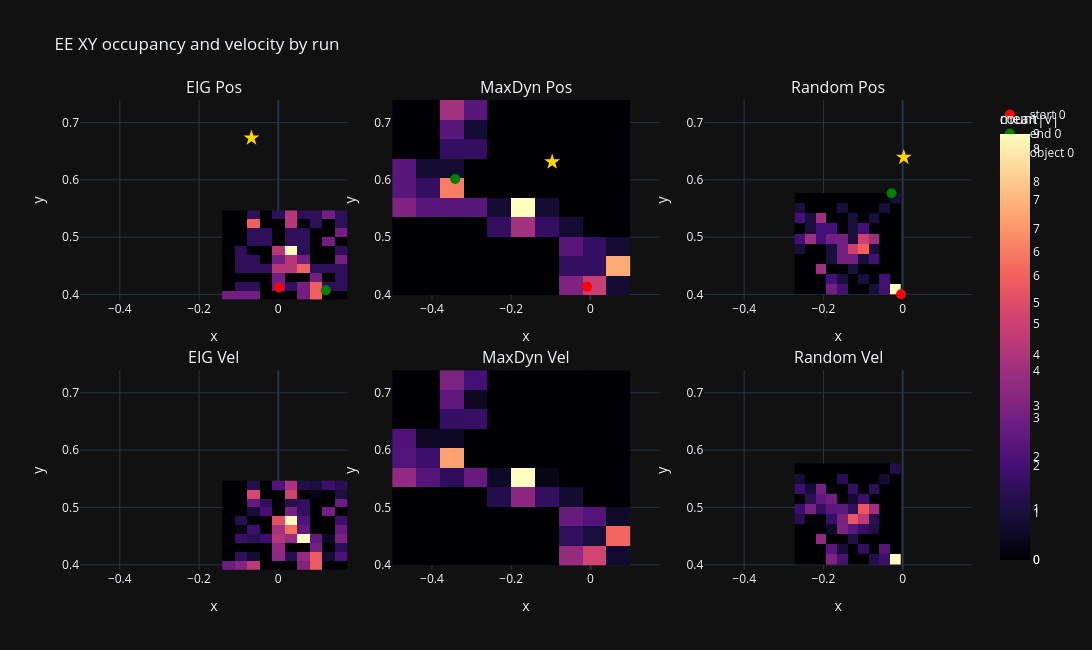

Write notebook code for a chart like this one.
### Code cell
PROJECT_ROOT = Path("/home/ayush/Desktop/tutorials/rl_latent/E2C/")
eig_path = 'runs/coffee/coffee_eig_0'
maxdyn_path = 'runs/coffee/coffee_maxdyn_0'
rand_path = 'runs/coffee/coffee_random_0'

paths = [eig_path, maxdyn_path, rand_path]
titles = ['EIG Pos', 'MaxDyn Pos', 'Random Pos', 'EIG Vel', 'MaxDyn Vel', 'Random Vel']

# Load all states to calculate global limits
states = [torch.load(PROJECT_ROOT / path / 'eval_saved_state.pt') for path in paths]

# states: list of 3 tensors/arrays; cols: [x, y, z, gripper, x_obj, y_obj, z_obj, reward, xdot, ydot, zdot, gripper_vel]
states_np = [s.cpu().numpy() if hasattr(s, "cpu") else np.asarray(s) for s in states]

bins = 10
min_count = 3  # for arrows if you add them later

def hist2d_with_velocity(arr, bins):
    x, y = arr[:, 0], arr[:, 1]
    vx, vy, vz = arr[:, 8], arr[:, 9], arr[:, 10]
    vel = np.linalg.norm((vx, vy, vz), axis=0)
    occ_pos, xedges, yedges = np.histogram2d(x, y, bins=bins)
    occ_vel, _, _ = np.histogram2d(x, y, bins=bins, weights=vel)
    
    # vx_sum, _, _ = np.histogram2d(x, y, bins=[xedges, yedges], weights=vx)
    # vy_sum, _, _ = np.histogram2d(x, y, bins=[xedges, yedges], weights=vy)
    # vz_sum, _, _ = np.histogram2d(x, y, bins=[xedges, yedges], weights=vz)
    # speed_sum, _, _ = np.histogram2d(x, y, bins=[xedges, yedges],
    #                                  weights=np.linalg.norm((vx, vy, vz), axis=0))
    # mean_vx = np.divide(vx_sum, occ, out=np.zeros_like(vx_sum), where=occ > 0)
    # mean_vy = np.divide(vy_sum, occ, out=np.zeros_like(vy_sum), where=occ > 0)
    # mean_speed = np.divide(speed_sum, occ, out=np.zeros_like(speed_sum), where=occ > 0)
    # bin centers (use these for Heatmap)
    xc = 0.5 * (xedges[:-1] + xedges[1:])
    yc = 0.5 * (yedges[:-1] + yedges[1:])
    return occ_pos, occ_vel, xc, yc

# Compute global axis limits so columns align visually
x_min = min(arr[:, 0].min() for arr in states_np)
x_max = max(arr[:, 0].max() for arr in states_np)
y_min = min(arr[:, 1].min() for arr in states_np)
y_max = max(arr[:, 1].max() for arr in states_np)

fig = make_subplots(rows=2, cols=3, subplot_titles=titles,
                    horizontal_spacing=0.05, vertical_spacing=0.15)

for col, arr in enumerate(states_np, start=1):
    occ_pos, occ_vel, xc, yc = hist2d_with_velocity(arr, bins)

    # Heatmaps: use centers for x/y
    fig.add_trace(
        go.Heatmap(x=xc, y=yc, z=occ_pos.T, colorscale="Magma",
                   colorbar=dict(title="count"), showscale=(col == 3)),
        row=1, col=col
    )
    fig.add_trace(
        go.Heatmap(x=xc, y=yc, z=occ_vel.T, colorscale="Magma",
                   colorbar=dict(title="mean|v|"), showscale=(col == 3)),
        row=2, col=col
    )

    # Top-row markers: start (red circle), end (green circle), object (contrast star)
    start_x, start_y = arr[0, 0], arr[0, 1]
    end_x, end_y = arr[-1, 0], arr[-1, 1]
    obj_x, obj_y = arr[0, 4], arr[0, 5]

    fig.add_trace(
        go.Scatter(x=[start_x], y=[start_y], mode="markers",
                   marker=dict(size=10, color="red", symbol="circle"),
                   name=f"start {col-1}", showlegend=(col == 1)),
        row=1, col=col
    )
    fig.add_trace(
        go.Scatter(x=[end_x], y=[end_y], mode="markers",
                   marker=dict(size=10, color="green", symbol="circle"),
                   name=f"end {col-1}", showlegend=(col == 1)),
        row=1, col=col
    )
    fig.add_trace(
        go.Scatter(x=[obj_x], y=[obj_y], mode="markers",
                   marker=dict(size=12, color="#FFD700", symbol="star"),
                   name=f"object {col-1}", showlegend=(col == 1)),
        row=1, col=col
    )

# Axis labels and unified ranges
for c in range(1, 4):
    fig.update_xaxes(title_text="x", range=[x_min, x_max], row=1, col=c)
    fig.update_yaxes(title_text="y", range=[y_min, y_max], row=1, col=c)
    fig.update_xaxes(title_text="x", range=[x_min, x_max], row=2, col=c)
    fig.update_yaxes(title_text="y", range=[y_min, y_max], row=2, col=c)

fig.update_layout(height=650, width=1150,
                  title_text="EE XY occupancy and velocity by run",
                  template="plotly_dark")
fig.show()

### Figure 1 — Plotly figure (JSON) as saved in the notebook; plotly's stock layout.template omitted (floating-point values rounded to 4 significant figures)
{"data": [{"colorbar": {"title": {"text": "count"}}, "colorscale": [[0, "#000004"], [0.1111, "#180f3d"], [0.2222, "#440f76"], [0.3333, "#721f81"], [0.4444, "#9e2f7f"], [0.5556, "#cd4071"], [0.6667, "#f1605d"], [0.7778, "#fd9668"], [0.8889, "#feca8d"], [1, "#fcfdbf"]], "showscale": false, "type": "heatmap", "x": [-0.1257, -0.09407, -0.06242, -0.03078, 0.0008704, 0.03252, 0.06416, 0.09581, 0.1275, 0.1591], "xaxis": "x", "y": [0.3987, 0.4143, 0.4298, 0.4454, 0.461, 0.4765, 0.4921, 0.5077, 0.5232, 0.5388], "yaxis": "y", "z": [[2.0, 2.0, 2.0, 0.0, 0.0, 0.0, 2.0, 4.0, 0.0, 0.0], [0.0, 1.0, 1.0, 0.0, 2.0, 1.0, 2.0, 4.0, 1.0, 1.0], [0.0, 0.0, 0.0, 0.0, 2.0, 0.0, 0.0, 2.0, 0.0, 1.0], [0.0, 1.0, 1.0, 1.0, 3.0, 3.0, 4.0, 1.0, 1.0, 1.0], [0.0, 1.0, 1.0, 0.0, 2.0, 3.0, 2.0, 0.0, 0.0, 2.0], [0.0, 1.0, 0.0, 0.0, 3.0, 6.0, 1.0, 0.0, 0.0, 1.0], [0.0, 0.0, 1.0, 1.0, 0.0, 1.0, 1.0, 0.0, 2.0, 0.0], [0.0, 0.0, 1.0, 1.0, 0.0, 1.0, 1.0, 0.0, 0.0, 2.0], [0.0, 0.0, 4.0, 0.0, 0.0, 3.0, 0.0, 1.0, 0.0, 1.0], [0.0, 0.0, 1.0, 0.0, 1.0, 3.0, 1.0, 1.0, 2.0, 1.0]]}, {"colorbar": {"title": {"text": "mean|v|"}}, "colorscale": [[0, "#000004"], [0.1111, "#180f3d"], [0.2222, "#440f76"], [0.3333, "#721f81"], [0.4444, "#9e2f7f"], [0.5556, "#cd4071"], [0.6667, "#f1605d"], [0.7778, "#fd9668"], [0.8889, "#feca8d"], [1, "#fcfdbf"]], "showscale": false, "type": "heatmap", "x": [-0.1257, -0.09407, -0.06242, -0.03078, 0.0008704, 0.03252, 0.06416, 0.09581, 0.1275, 0.1591], "xaxis": "x4", "y": [0.3987, 0.4143, 0.4298, 0.4454, 0.461, 0.4765, 0.4921, 0.5077, 0.5232, 0.5388], "yaxis": "y4", "z": [[5.46, 6.578, 8.927, 0.0, 0.0, 0.0, 6.404, 11.25, 0.0, 0.0], [0.0, 2.906, 1.596, 0.0, 6.978, 2.51, 7.151, 11.27, 1.615, 4.135], [0.0, 0.0, 0.0, 0.0, 7.17, 0.0, 0.0, 5.766, 0.0, 2.767], [0.0, 3.381, 2.671, 3.559, 8.567, 7.502, 17.34, 5.137, 1.088, 6.073], [0.0, 0.5257, 3.65, 0.0, 8.116, 12.2, 5.042, 0.0, 0.0, 5.354], [0.0, 2.435, 0.0, 0.0, 10.68, 17.22, 4.318, 0.0, 0.0, 3.515], [0.0, 0.0, 1.777, 4.014, 0.0, 5.877, 3.073, 0.0, 5.897, 0.0], [0.0, 0.0, 5.129, 3.035, 0.0, 2.635, 3.036, 0.0, 0.0, 5.584], [0.0, 0.0, 10.11, 0.0, 0.0, 9.796, 0.0, 0.5876, 0.0, 1.995], [0.0, 0.0, 2.417, 0.0, 4.451, 8.15, 2.246, 2.048, 3.486, 2.651]]}, {"marker": {"color": "red", "size": 10, "symbol": "circle"}, "mode": "markers", "name": "start 0", "showlegend": true, "type": "scatter", "x": [0.001851], "xaxis": "x", "y": [0.4123], "yaxis": "y"}, {"marker": {"color": "green", "size": 10, "symbol": "circle"}, "mode": "markers", "name": "end 0", "showlegend": true, "type": "scatter", "x": [0.1199], "xaxis": "x", "y": [0.4073], "yaxis": "y"}, {"marker": {"color": "#FFD700", "size": 12, "symbol": "star"}, "mode": "markers", "name": "object 0", "showlegend": true, "type": "scatter", "x": [-0.06776], "xaxis": "x", "y": [0.673], "yaxis": "y"}, {"colorbar": {"title": {"text": "count"}}, "colorscale": [[0, "#000004"], [0.1111, "#180f3d"], [0.2222, "#440f76"], [0.3333, "#721f81"], [0.4444, "#9e2f7f"], [0.5556, "#cd4071"], [0.6667, "#f1605d"], [0.7778, "#fd9668"], [0.8889, "#feca8d"], [1, "#fcfdbf"]], "showscale": false, "type": "heatmap", "x": [-0.4703, -0.4102, -0.35, -0.2898, -0.2297, -0.1695, -0.1094, -0.04921, 0.01095, 0.07111], "xaxis": "x2", "y": [0.4154, 0.4495, 0.4836, 0.5177, 0.5518, 0.5859, 0.62, 0.654, 0.6881, 0.7222], "yaxis": "y2", "z": [[0.0, 0.0, 0.0, 0.0, 0.0, 0.0, 0.0, 4.0, 6.0, 1.0], [0.0, 0.0, 0.0, 0.0, 0.0, 0.0, 0.0, 2.0, 2.0, 9.0], [0.0, 0.0, 0.0, 0.0, 0.0, 0.0, 0.0, 3.0, 2.0, 1.0], [0.0, 0.0, 0.0, 0.0, 2.0, 5.0, 2.0, 1.0, 0.0, 0.0], [4.0, 3.0, 3.0, 3.0, 1.0, 11.0, 1.0, 0.0, 0.0, 0.0], [3.0, 2.0, 8.0, 0.0, 0.0, 0.0, 0.0, 0.0, 0.0, 0.0], [3.0, 1.0, 1.0, 0.0, 0.0, 0.0, 0.0, 0.0, 0.0, 0.0], [0.0, 0.0, 2.0, 2.0, 0.0, 0.0, 0.0, 0.0, 0.0, 0.0], [0.0, 0.0, 3.0, 1.0, 0.0, 0.0, 0.0, 0.0, 0.0, 0.0], [0.0, 0.0, 5.0, 3.0, 0.0, 0.0, 0.0, 0.0, 0.0, 0.0]]}, {"colorbar": {"title": {"text": "mean|v|"}}, "colorscale": [[0, "#000004"], [0.1111, "#180f3d"], [0.2222, "#440f76"], [0.3333, "#721f81"], [0.4444, "#9e2f7f"], [0.5556, "#cd4071"], [0.6667, "#f1605d"], [0.7778, "#fd9668"], [0.8889, "#feca8d"], [1, "#fcfdbf"]], "showscale": false, "type": "heatmap", "x": [-0.4703, -0.4102, -0.35, -0.2898, -0.2297, -0.1695, -0.1094, -0.04921, 0.01095, 0.07111], "xaxis": "x5", "y": [0.4154, 0.4495, 0.4836, 0.5177, 0.5518, 0.5859, 0.62, 0.654, 0.6881, 0.7222], "yaxis": "y5", "z": [[0.0, 0.0, 0.0, 0.0, 0.0, 0.0, 0.0, 15.41, 21.08, 3.097], [0.0, 0.0, 0.0, 0.0, 0.0, 0.0, 0.0, 6.397, 4.047, 24.96], [0.0, 0.0, 0.0, 0.0, 0.0, 0.0, 0.0, 11.28, 9.439, 2.651], [0.0, 0.0, 0.0, 0.0, 5.133, 14.53, 6.535, 2.929, 0.0, 0.0], [15.18, 9.657, 6.081, 11.31, 2.591, 36.86, 1.279, 0.0, 0.0, 0.0], [9.268, 7.395, 29.65, 0.0, 0.0, 0.0, 0.0, 0.0, 0.0, 0.0], [9.058, 2.525, 2.204, 0.0, 0.0, 0.0, 0.0, 0.0, 0.0, 0.0], [0.0, 0.0, 6.744, 6.995, 0.0, 0.0, 0.0, 0.0, 0.0, 0.0], [0.0, 0.0, 10.59, 2.315, 0.0, 0.0, 0.0, 0.0, 0.0, 0.0], [0.0, 0.0, 13.24, 8.232, 0.0, 0.0, 0.0, 0.0, 0.0, 0.0]]}, {"marker": {"color": "red", "size": 10, "symbol": "circle"}, "mode": "markers", "name": "start 1", "showlegend": false, "type": "scatter", "x": [-0.008635], "xaxis": "x2", "y": [0.4138], "yaxis": "y2"}, {"marker": {"color": "green", "size": 10, "symbol": "circle"}, "mode": "markers", "name": "end 1", "showlegend": false, "type": "scatter", "x": [-0.3415], "xaxis": "x2", "y": [0.6014], "yaxis": "y2"}, {"marker": {"color": "#FFD700", "size": 12, "symbol": "star"}, "mode": "markers", "name": "object 1", "showlegend": false, "type": "scatter", "x": [-0.09668], "xaxis": "x2", "y": [0.6312], "yaxis": "y2"}, {"colorbar": {"title": {"text": "count"}}, "colorscale": [[0, "#000004"], [0.1111, "#180f3d"], [0.2222, "#440f76"], [0.3333, "#721f81"], [0.4444, "#9e2f7f"], [0.5556, "#cd4071"], [0.6667, "#f1605d"], [0.7778, "#fd9668"], [0.8889, "#feca8d"], [1, "#fcfdbf"]], "showscale": true, "type": "heatmap", "x": [-0.2591, -0.2323, -0.2054, -0.1786, -0.1518, -0.1249, -0.0981, -0.07126, -0.04443, -0.01759], "xaxis": "x3", "y": [0.4093, 0.4269, 0.4445, 0.4622, 0.4798, 0.4974, 0.5151, 0.5327, 0.5503, 0.5679], "yaxis": "y3", "z": [[0.0, 0.0, 0.0, 3.0, 2.0, 0.0, 0.0, 1.0, 2.0, 9.0], [0.0, 0.0, 0.0, 2.0, 1.0, 0.0, 1.0, 0.0, 2.0, 0.0], [0.0, 0.0, 4.0, 0.0, 0.0, 1.0, 0.0, 0.0, 0.0, 0.0], [0.0, 0.0, 0.0, 1.0, 3.0, 3.0, 1.0, 2.0, 0.0, 0.0], [1.0, 0.0, 0.0, 1.0, 3.0, 5.0, 6.0, 1.0, 0.0, 0.0], [2.0, 4.0, 2.0, 3.0, 3.0, 1.0, 5.0, 4.0, 0.0, 0.0], [0.0, 1.0, 2.0, 2.0, 0.0, 1.0, 2.0, 0.0, 0.0, 0.0], [2.0, 1.0, 4.0, 0.0, 0.0, 1.0, 0.0, 1.0, 0.0, 0.0], [1.0, 0.0, 0.0, 0.0, 1.0, 0.0, 0.0, 0.0, 1.0, 0.0], [0.0, 0.0, 0.0, 0.0, 0.0, 0.0, 0.0, 0.0, 0.0, 1.0]]}, {"colorbar": {"title": {"text": "mean|v|"}}, "colorscale": [[0, "#000004"], [0.1111, "#180f3d"], [0.2222, "#440f76"], [0.3333, "#721f81"], [0.4444, "#9e2f7f"], [0.5556, "#cd4071"], [0.6667, "#f1605d"], [0.7778, "#fd9668"], [0.8889, "#feca8d"], [1, "#fcfdbf"]], "showscale": true, "type": "heatmap", "x": [-0.2591, -0.2323, -0.2054, -0.1786, -0.1518, -0.1249, -0.0981, -0.07126, -0.04443, -0.01759], "xaxis": "x6", "y": [0.4093, 0.4269, 0.4445, 0.4622, 0.4798, 0.4974, 0.5151, 0.5327, 0.5503, 0.5679], "yaxis": "y6", "z": [[0.0, 0.0, 0.0, 3.007, 1.92, 0.0, 0.0, 1.104, 1.666, 8.287], [0.0, 0.0, 0.0, 2.269, 0.8409, 0.0, 1.454, 0.0, 2.155, 0.0], [0.0, 0.0, 3.416, 0.0, 0.0, 1.098, 0.0, 0.0, 0.0, 0.0], [0.0, 0.0, 0.0, 0.6038, 3.007, 2.285, 1.521, 1.062, 0.0, 0.0], [1.32, 0.0, 0.0, 1.531, 2.949, 5.255, 4.349, 1.242, 0.0, 0.0], [1.659, 2.891, 1.475, 2.282, 2.344, 1.461, 5.313, 3.754, 0.0, 0.0], [0.0, 1.278, 2.387, 2.745, 0.0, 0.7349, 1.687, 0.0, 0.0, 0.0], [1.696, 0.7839, 2.793, 0.0, 0.0, 1.518, 0.0, 1.364, 0.0, 0.0], [0.8369, 0.0, 0.0, 0.0, 1.237, 0.0, 0.0, 0.0, 0.7141, 0.0], [0.0, 0.0, 0.0, 0.0, 0.0, 0.0, 0.0, 0.0, 0.0, 1.101]]}, {"marker": {"color": "red", "size": 10, "symbol": "circle"}, "mode": "markers", "name": "start 2", "showlegend": false, "type": "scatter", "x": [-0.004174], "xaxis": "x3", "y": [0.4005], "yaxis": "y3"}, {"marker": {"color": "green", "size": 10, "symbol": "circle"}, "mode": "markers", "name": "end 2", "showlegend": false, "type": "scatter", "x": [-0.0281], "xaxis": "x3", "y": [0.5768], "yaxis": "y3"}, {"marker": {"color": "#FFD700", "size": 12, "symbol": "star"}, "mode": "markers", "name": "object 2", "showlegend": false, "type": "scatter", "x": [0.002847], "xaxis": "x3", "y": [0.6392], "yaxis": "y3"}], "layout": {"annotations": [{"font": {"size": 16}, "showarrow": false, "text": "EIG Pos", "x": 0.15, "xanchor": "center", "xref": "paper", "y": 1, "yanchor": "bottom", "yref": "paper"}, {"font": {"size": 16}, "showarrow": false, "text": "MaxDyn Pos", "x": 0.5, "xanchor": "center", "xref": "paper", "y": 1, "yanchor": "bottom", "yref": "paper"}, {"font": {"size": 16}, "showarrow": false, "text": "Random Pos", "x": 0.85, "xanchor": "center", "xref": "paper", "y": 1, "yanchor": "bottom", "yref": "paper"}, {"font": {"size": 16}, "showarrow": false, "text": "EIG Vel", "x": 0.15, "xanchor": "center", "xref": "paper", "y": 0.425, "yanchor": "bottom", "yref": "paper"}, {"font": {"size": 16}, "showarrow": false, "text": "MaxDyn Vel", "x": 0.5, "xanchor": "center", "xref": "paper", "y": 0.425, "yanchor": "bottom", "yref": "paper"}, {"font": {"size": 16}, "showarrow": false, "text": "Random Vel", "x": 0.85, "xanchor": "center", "xref": "paper", "y": 0.425, "yanchor": "bottom", "yref": "paper"}], "height": 650, "title": {"text": "EE XY occupancy and velocity by run"}, "width": 1150, "xaxis": {"anchor": "y", "domain": [0, 0.3], "range": [-0.5004, 0.1749], "title": {"text": "x"}}, "xaxis2": {"anchor": "y2", "domain": [0.35, 0.65], "range": [-0.5004, 0.1749], "title": {"text": "x"}}, "xaxis3": {"anchor": "y3", "domain": [0.7, 1], "range": [-0.5004, 0.1749], "title": {"text": "x"}}, "xaxis4": {"anchor": "y4", "domain": [0, 0.3], "range": [-0.5004, 0.1749], "title": {"text": "x"}}, "xaxis5": {"anchor": "y5", "domain": [0.35, 0.65], "range": [-0.5004, 0.1749], "title": {"text": "x"}}, "xaxis6": {"anchor": "y6", "domain": [0.7, 1], "range": [-0.5004, 0.1749], "title": {"text": "x"}}, "yaxis": {"anchor": "x", "domain": [0.575, 1], "range": [0.3909, 0.7393], "title": {"text": "y"}}, "yaxis2": {"anchor": "x2", "domain": [0.575, 1], "range": [0.3909, 0.7393], "title": {"text": "y"}}, "yaxis3": {"anchor": "x3", "domain": [0.575, 1], "range": [0.3909, 0.7393], "title": {"text": "y"}}, "yaxis4": {"anchor": "x4", "domain": [0, 0.425], "range": [0.3909, 0.7393], "title": {"text": "y"}}, "yaxis5": {"anchor": "x5", "domain": [0, 0.425], "range": [0.3909, 0.7393], "title": {"text": "y"}}, "yaxis6": {"anchor": "x6", "domain": [0, 0.425], "range": [0.3909, 0.7393], "title": {"text": "y"}}}}
